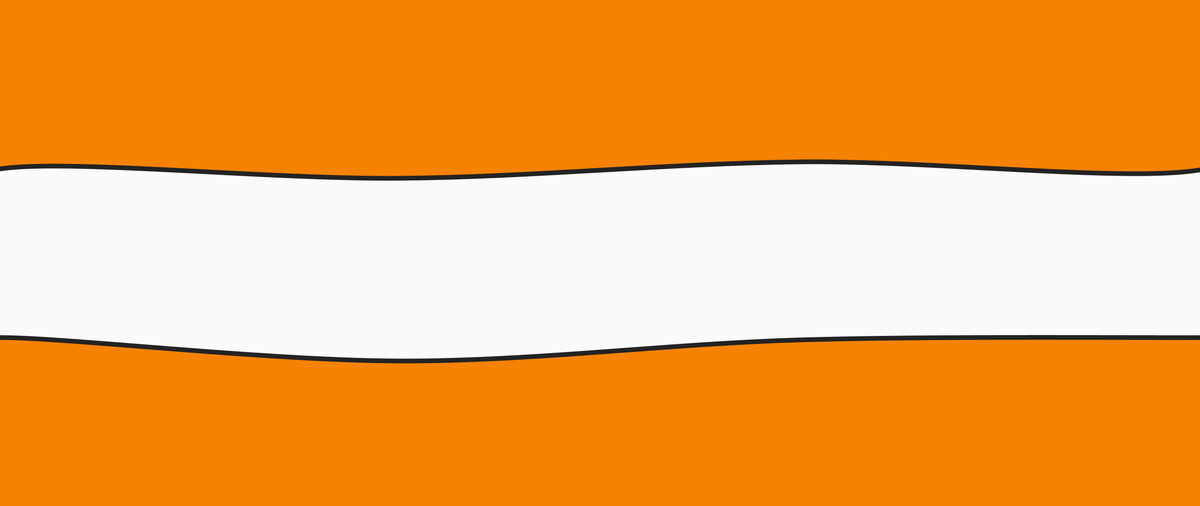
Frame 1 (no input)
Frame 2 (the mouse pressed at the canvas centre, redrawn once): identical to frame 1, image omitted

The Processing sketch that drew this single still picture (run headless with seeded random() and noise(); the mouse was pressed at the canvas centre and the sketch redrawn once):

// Processing sketch: finding_nemo
// ── finding_nemo.pde
// Manuale di Programmazione Cinematografica - Volume 1
// Daniele Olmisani, 2016

// Finding Nemo (2003)


final color PAPER = color(245, 130, 0);
final color INK1 = color(250);
final color INK2 = color(35);

final float STROKE = 10.0;


void setup() {
  size(2560, 1080);
  noLoop();
}


void draw() {
  
  background(PAPER);
  
  fill(INK1);
  stroke(INK2);
  strokeWeight(STROKE);
  
  float dx = width/3.0;
  float dy = height/3.0;

  beginShape();
    curveVertex(0, dy+150);
    curveVertex(0, dy);
    curveVertex(dx, dy+20);
    curveVertex(2*dx, dy-15);
    curveVertex(width+STROKE, dy);
    curveVertex(width+STROKE, dy-200);
    curveVertex(width+STROKE, 2*dy);
    curveVertex(width+STROKE, 2*dy);
    curveVertex(2*dx, 2*dy+5);
    curveVertex(dx, 2*dy+50);
    curveVertex(0, 2*dy);
    curveVertex(0, 2*dy+50);
  endShape();
  
  save("finding-nemo.png");
}
